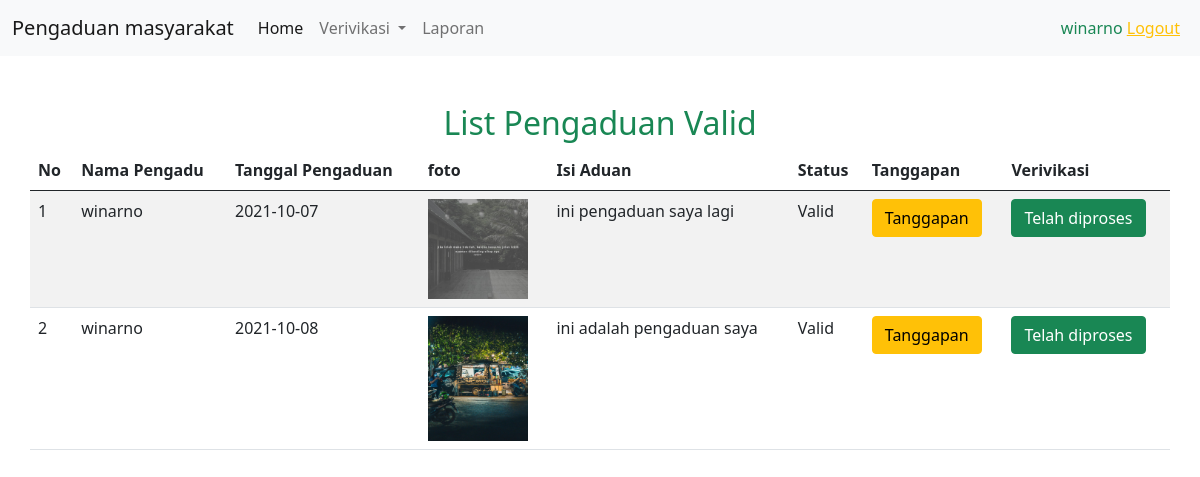
The page /administrator/verivikasi/verivikasi_valid.php (signed in) on the database its author committed.
### tables this page shows
CREATE TABLE `pengaduan` (
  `id_pengaduan` int(11) NOT NULL,
  `tgl_pengaduan` date DEFAULT NULL,
  `nik` char(16) DEFAULT NULL,
  `isi_laporan` text DEFAULT NULL,
  `foto` varchar(255) DEFAULT NULL,
  `status` enum('0','proses','selesai') DEFAULT NULL
);

CREATE TABLE `masyarakat` (
  `nik` char(16) NOT NULL,
  `nama` varchar(35) DEFAULT NULL,
  `username` varchar(25) DEFAULT NULL,
  `password` varchar(225) DEFAULT NULL,
  `telp` varchar(13) DEFAULT NULL
);

### administrator/verivikasi/verivikasi_valid.php (the view, shortened to what this page needs)
<?php
require '../../lib/koneksi.php';
$result = mysqli_query($conn, "SELECT p.id_pengaduan as id_pengaduan ,m.nama as nama, p.tgl_pengaduan as tgl_pengaduan,p.foto as foto,p.isi_laporan as isi_laporan,p.status as status FROM pengaduan p JOIN masyarakat m WHERE p.nik=m.nik AND p.status='0'");
mysqli_fetch_assoc($result);
?>
<!DOCTYPE html>
<html lang="en">
<head>
    <link rel="stylesheet" href="../../assets/css/bootstrap.css">
</head>
<body>
    <nav class="navbar navbar-expand-lg navbar-light bg-light mb-5">
        <div class="container-fluid">
            <a class="navbar-brand" href="#">Pengaduan masyarakat</a>
            <div class="collapse navbar-collapse" id="navbarSupportedContent">
                <ul class="navbar-nav me-auto mb-2 mb-lg-0">
                    <li class="nav-item">
                        <a class="nav-link active" aria-current="page" href="#">Home</a>
                    </li>
                    <li class="nav-item dropdown">
                        <a class="nav-link dropdown-toggle" href="#" id="navbarDropdown" role="button" data-bs-toggle="dropdown" aria-expanded="false">
                            Verivikasi
                        </a>
                    </li>
                    <li class="nav-item">
                        <a class="nav-link" href="../laporan.php">Laporan</a>
                    </li>
                </ul>
                <div class="justify-content-end mx-2">
                    <div class="text-success"><?= $_SESSION['nama_petugas']; ?>
                        <a href="../../logout.php" class="text-warning">Logout</a>
                    </div>
                </div>
            </div>
        </div>
    </nav>
    <div class="container">
        <center>
            <h2 class="text-success">List Pengaduan Valid</h2>
        </center>
        <div class="row justify-content-center">
            <table class="table table-striped">
                <thead>
                    <tr>
                        <th>No</th>
                        <th>Nama Pengadu</th>
                        <th>Tanggal Pengaduan</th>
                        <th>foto</th>
                        <th>Isi Aduan</th>
                        <th>Status</th>
                        <th>Tanggapan</th>
                        <th>Verivikasi</th>
                    </tr>
                </thead>
                <tbody>
                    <?php $i = 1;
                    foreach ($result as $res) :
                        if ($res['status'] == 'proses') {
                            $status = "proses";
                        } else if ($res['status'] == 0) {
                            $status = 'Valid';
                        } else {
                            $status = 'Status tidak diketahui';
                        }
                    ?>
                        <tr>
                            <td><?= $i++; ?></td>
                            <td><?= $res['nama']; ?></td>
                            <td><?= $res['tgl_pengaduan']; ?></td>
                            <td><img src="../../assets/img/<?= $res['foto']; ?>" width="100px" alt=""></td>
                            <td><?= $res['isi_laporan']; ?></td>
                            <td><?= $status; ?></td>
                            <td>
                                <a href="../tanggapan.php?id=<?= $res['id_pengaduan'] ?>">
                                    <button class="btn btn-warning">Tanggapan</button>
                                </a>
                            </td>
                            <td>
                                <a href="?id=<?= $res['id_pengaduan'] ?>">
                                    <button class="btn btn-success">Telah diproses</button>
                                </a>
                            </td>
                        </tr>
                    <?php endforeach; ?>
                </tbody>
            </table>
        </div>
    </div>
</body>
</html>

### rows shown on the page
pengaduan: nik.nama "winarno", tgl_pengaduan "2021-10-07", foto (picture), isi_laporan "ini pengaduan saya lagi", status "Valid"
pengaduan: nik.nama "winarno", tgl_pengaduan "2021-10-08", foto (picture), isi_laporan "ini adalah pengaduan saya", status "Valid"

### other values the page prints
$_SESSION['nama_petugas'] "winarno"
